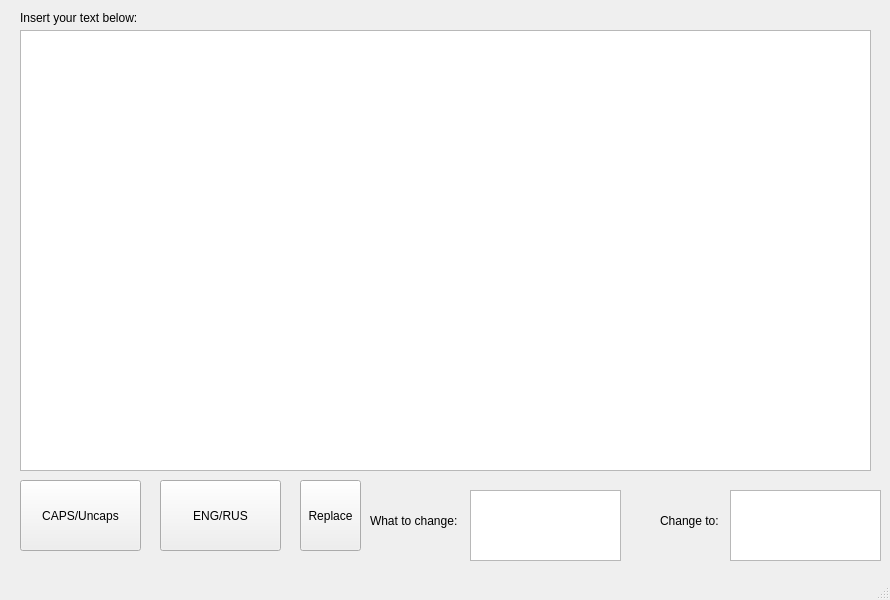
<?xml version="1.0" encoding="UTF-8"?>
<ui version="4.0">
 <class>MainWindow</class>
 <widget class="QMainWindow" name="MainWindow">
  <property name="geometry">
   <rect>
    <x>0</x>
    <y>0</y>
    <width>890</width>
    <height>600</height>
   </rect>
  </property>
  <property name="windowTitle">
   <string>MainWindow</string>
  </property>
  <property name="windowIcon">
   <iconset>
    <normaloff>icon.ico</normaloff>icon.ico</iconset>
  </property>
  <widget class="QWidget" name="centralwidget">
   <widget class="QPushButton" name="capsUncaps">
    <property name="geometry">
     <rect>
      <x>20</x>
      <y>480</y>
      <width>121</width>
      <height>71</height>
     </rect>
    </property>
    <property name="text">
     <string>CAPS/Uncaps</string>
    </property>
   </widget>
   <widget class="QPushButton" name="engRusButton">
    <property name="geometry">
     <rect>
      <x>160</x>
      <y>480</y>
      <width>121</width>
      <height>71</height>
     </rect>
    </property>
    <property name="text">
     <string>ENG/RUS</string>
    </property>
   </widget>
   <widget class="QLabel" name="label">
    <property name="geometry">
     <rect>
      <x>20</x>
      <y>10</y>
      <width>141</width>
      <height>16</height>
     </rect>
    </property>
    <property name="text">
     <string>Insert your text below:</string>
    </property>
   </widget>
   <widget class="QPushButton" name="replaceButton">
    <property name="geometry">
     <rect>
      <x>300</x>
      <y>480</y>
      <width>61</width>
      <height>71</height>
     </rect>
    </property>
    <property name="text">
     <string>Replace</string>
    </property>
   </widget>
   <widget class="QLabel" name="label_2">
    <property name="geometry">
     <rect>
      <x>370</x>
      <y>490</y>
      <width>91</width>
      <height>61</height>
     </rect>
    </property>
    <property name="text">
     <string>What to change:</string>
    </property>
   </widget>
   <widget class="QLabel" name="label_3">
    <property name="geometry">
     <rect>
      <x>660</x>
      <y>490</y>
      <width>61</width>
      <height>61</height>
     </rect>
    </property>
    <property name="text">
     <string>Change to:</string>
    </property>
   </widget>
   <widget class="QTextEdit" name="textEdit">
    <property name="geometry">
     <rect>
      <x>20</x>
      <y>30</y>
      <width>851</width>
      <height>441</height>
     </rect>
    </property>
    <property name="styleSheet">
     <string notr="true">font: 16pt &quot;MS Shell Dlg 2&quot;;</string>
    </property>
   </widget>
   <widget class="QTextEdit" name="findInText_textEdit">
    <property name="geometry">
     <rect>
      <x>470</x>
      <y>490</y>
      <width>151</width>
      <height>71</height>
     </rect>
    </property>
    <property name="styleSheet">
     <string notr="true">font: 16pt &quot;MS Shell Dlg 2&quot;;</string>
    </property>
   </widget>
   <widget class="QTextEdit" name="replaceForWhat_textEdit">
    <property name="geometry">
     <rect>
      <x>730</x>
      <y>490</y>
      <width>151</width>
      <height>71</height>
     </rect>
    </property>
    <property name="styleSheet">
     <string notr="true">font: 16pt &quot;MS Shell Dlg 2&quot;;</string>
    </property>
   </widget>
  </widget>
  <widget class="QMenuBar" name="menubar">
   <property name="geometry">
    <rect>
     <x>0</x>
     <y>0</y>
     <width>890</width>
     <height>20</height>
    </rect>
   </property>
  </widget>
  <widget class="QStatusBar" name="statusbar"/>
 </widget>
 <resources/>
 <connections/>
</ui>
